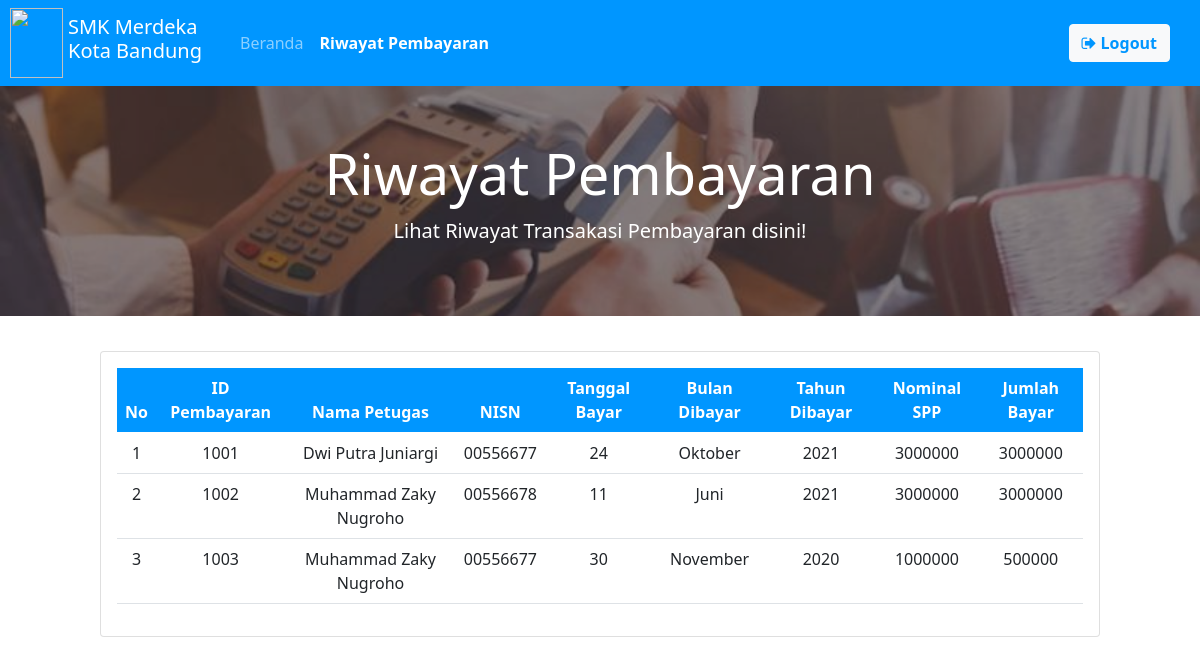
/pembayaran-siswa.php, run on the app's committed database.
### tables this page shows
CREATE TABLE `pembayaran` (
  `id_pembayaran` int(11) NOT NULL,
  `id_petugas` int(11) NOT NULL,
  `nisn` varchar(10) NOT NULL,
  `tgl_bayar` int(11) NOT NULL,
  `bulan_dibayar` varchar(8) NOT NULL,
  `tahun_dibayar` varchar(4) NOT NULL,
  `id_spp` int(11) NOT NULL,
  `jumlah_bayar` int(11) NOT NULL
);

CREATE TABLE `petugas` (
  `id` int(11) NOT NULL,
  `username` varchar(30) DEFAULT NULL,
  `password` varchar(30) DEFAULT NULL,
  `nama_petugas` varchar(35) DEFAULT NULL,
  `level` enum('admin','petugas') DEFAULT NULL
);

CREATE TABLE `spp` (
  `id_spp` int(11) NOT NULL,
  `tahun` int(11) NOT NULL,
  `nominal` int(11) NOT NULL
);

### pembayaran-siswa.php (the view, shortened to what this page needs)
<!DOCTYPE html>
<html lang="en">
<head>
    <link rel="stylesheet" href="bootstrap/css/bootstrap.css" />
    <link rel="stylesheet" href="https://maxcdn.bootstrapcdn.com/font-awesome/4.5.0/css/font-awesome.min.css" />
</head>
<body>
    <nav class="navbar navbar-expand-lg navbar-dark" style="background-color: #0096FF;">
        <img src="img/logo_sekolah.png" width="53px" height="70px" alt="" style="margin-left: 10px;">
        <h5 style="margin-left:5px;" class="text-white">SMK Merdeka<br>Kota Bandung</h5>
        <div class="collapse navbar-collapse" id="navbarNav">
            <ul class="navbar-nav">
                <li class="nav-item active">
                    <a class="nav-link" href="beranda.php" style="margin-left: 30px;"">Beranda</a>
                </li>
                <li class="nav-item active">
                    <a class="nav-link text-white" href="pembayaran-siswa.php"><b>Riwayat Pembayaran</b></a>
                </li>
            </ul>
        </div>
        <a href="loginsiswa.php" class="btn btn-light" style="margin-right: 30px; color:#0096FF;"><b><i class="fa fa-sign-out"></i> Logout</b></a>
    </nav>
    <div class="d-flex justify-content-center align-items-center" style="height: 230px;background-image: url(img/pembayaran-bg.png); background-position: center; background-size:cover;">
        <div class="text-center text-white">
            <h2 class="display-4"><b>Riwayat Pembayaran</b></h2>
            <p class="lead">Lihat Riwayat Transakasi Pembayaran disini!</p>
        </div>
    </div>
        <div class="card col-md-10 mx-auto" style="margin-top:35px ; ">
        <div class="card-body">
            <table class="table text-center mx-auto">
                <thead style="background-color: #0096FF;">
                    <tr>
                        <th scope="col" class="text-white">No</th>
                        <th scope="col" class="text-white">ID Pembayaran</th>
                        <th scope="col" class="text-white">Nama Petugas</th>
                        <th scope="col" class="text-white">NISN</th>
                        <th scope="col" class="text-white">Tanggal Bayar</th>
                        <th scope="col" class="text-white">Bulan Dibayar</th>
                        <th scope="col" class="text-white">Tahun Dibayar</th>
                        <th scope="col" class="text-white">Nominal SPP</th>
                        <th scope="col" class="text-white">Jumlah Bayar</th>
                    </tr>
                </thead>
                <tbody>
                    <?php
                    include 'koneksi.php';
                    $no = 1;
                    $data = mysqli_query($koneksi, "select * from pembayaran as a LEFT JOIN petugas as b ON a.id_petugas = b.id LEFT JOIN spp as c ON a.id_spp = c.id_spp;");
                    while ($d = mysqli_fetch_array($data)) {
                    ?>
                        <tr>
                            <td><?php echo $no++; ?></td>
                            <td><?php echo $d['id_pembayaran']; ?></td>
                            <td><?php echo $d['nama_petugas']; ?></td>
                            <td><?php echo $d['nisn']; ?></td>
                            <td><?php echo $d['tgl_bayar']; ?></td>
                            <td><?php echo $d['bulan_dibayar']; ?></td>
                            <td><?php echo $d['tahun_dibayar']; ?></td>
                            <td><?php echo $d['nominal']; ?></td>
                            <td><?php echo $d['jumlah_bayar']; ?></td>
                        </tr>
                    <?php
                    }
                    ?>
                </tbody>
            </table>
        </div>
    </div>
</body>
</html>

### data on the page
pembayaran: id_pembayaran "1001", id_petugas.nama_petugas "Dwi Putra Juniargi", nisn "00556677", tgl_bayar "24", bulan_dibayar "Oktober", tahun_dibayar "2021", spp.nominal "3000000", jumlah_bayar "3000000"
pembayaran: id_pembayaran "1002", id_petugas.nama_petugas "Muhammad Zaky Nugroho", nisn "00556678", tgl_bayar "11", bulan_dibayar "Juni", tahun_dibayar "2021", spp.nominal "3000000", jumlah_bayar "3000000"
pembayaran: id_pembayaran "1003", id_petugas.nama_petugas "Muhammad Zaky Nugroho", nisn "00556677", tgl_bayar "30", bulan_dibayar "November", tahun_dibayar "2020", spp.nominal "1000000", jumlah_bayar "500000"
